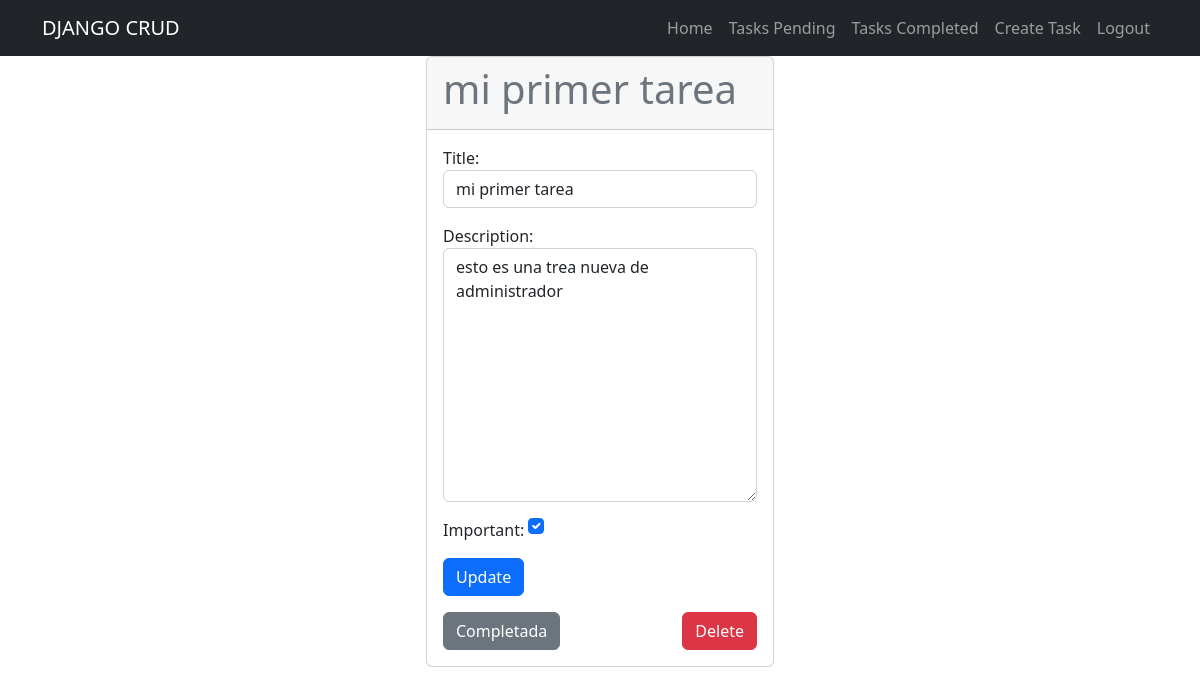
Screenshot of /task_detail/1/ (signed in) with the database file from the repository.
### tasks/models.py (models this page shows, shortened)
class Task(models.Model):
    title = models.CharField(max_length=100)
    description = models.TextField(blank=True)
    created = models.DateTimeField(auto_now_add=True)
    datecompleted = models.DateTimeField(null = True, blank=True)
    important = models.BooleanField(default=False)
    user = models.ForeignKey(User, on_delete=models.CASCADE)

### tasks/views.py (the view, shortened to what this page needs)
# urls.py: path('task_detail/<int:task_id>/', views.task_detail, name='task_detail'),
@login_required
def task_detail(request, task_id):
    if request.method == 'GET':
        task = get_object_or_404(Task, pk=task_id, user=request.user)
        form = TaskForm(instance=task)
        return render(request, 'tasks/task_detail.html', {'task': task, 'form': form})

### tasks/forms.py
class TaskForm(forms.ModelForm):
    class Meta:
        model = Task
        fields = ['title', 'description','important']
        widgets = {
            'title':forms.TextInput(attrs={'class':'form-control' ,'placeholder':'write a title'}),
            'description':forms.Textarea(attrs={'class':'form-control','placeholder':'write a description' }),
            'important':forms.CheckboxInput(attrs={'class':'form-check-input m-auto' }),
        }

### tasks/templates/tasks/task_detail.html (shortened to what this page needs)
{% extends 'tasks/base.html' %} {% block content %}
<main class="container">
  <div class="row">
    <div class="col-md-4 offset-md-4">
      <div class="card">
        <div class="card-header w-100">
          <h1 class="text-secondary">{{task.title}}</h1>
        </div>
        <div class="card-body">
          <div>
            <form action="" method="post">
              {% csrf_token %} {{ form.as_p }}
              <button class="btn btn-primary">Update</button>
            </form>
          </div>
          <div class="d-flex mt-3 justify-content-between">
            <form action="/task_detail/{{task.id}}/complete" method="post">
              <button class="btn btn-secondary">Completada</button>
            </form>
            <form action="/task_detail/{{task.id}}/delete" method="post">
              <button class="btn btn-danger">Delete</button>
            </form>
          </div>
        </div>
      </div>
    </div>
  </div>
</main>
{% endblock content %}

### rows the page displays
Task: title "mi primer tarea", description "esto es una trea nueva de administrador", important "☑"
